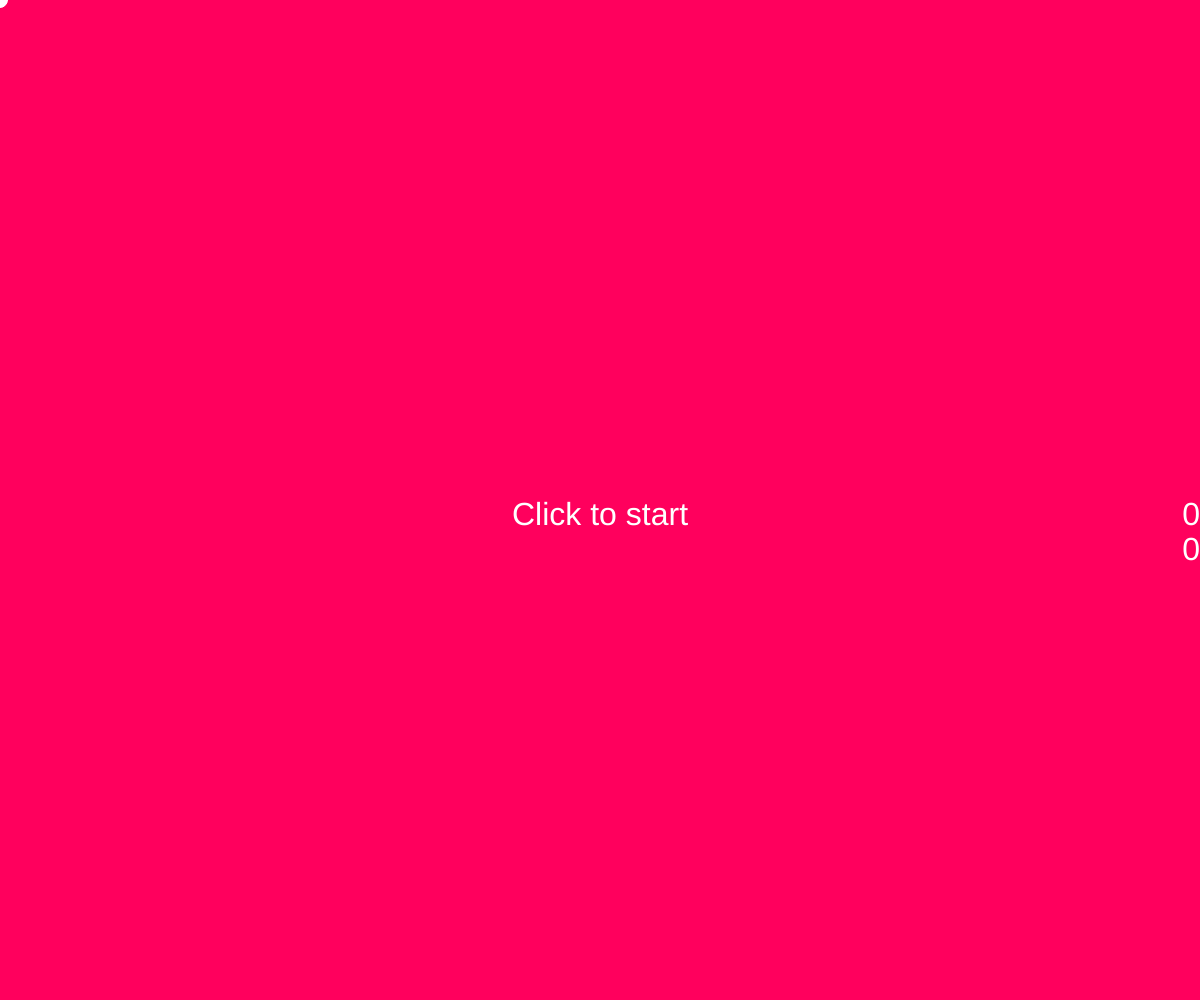
Frame 1 (no input)
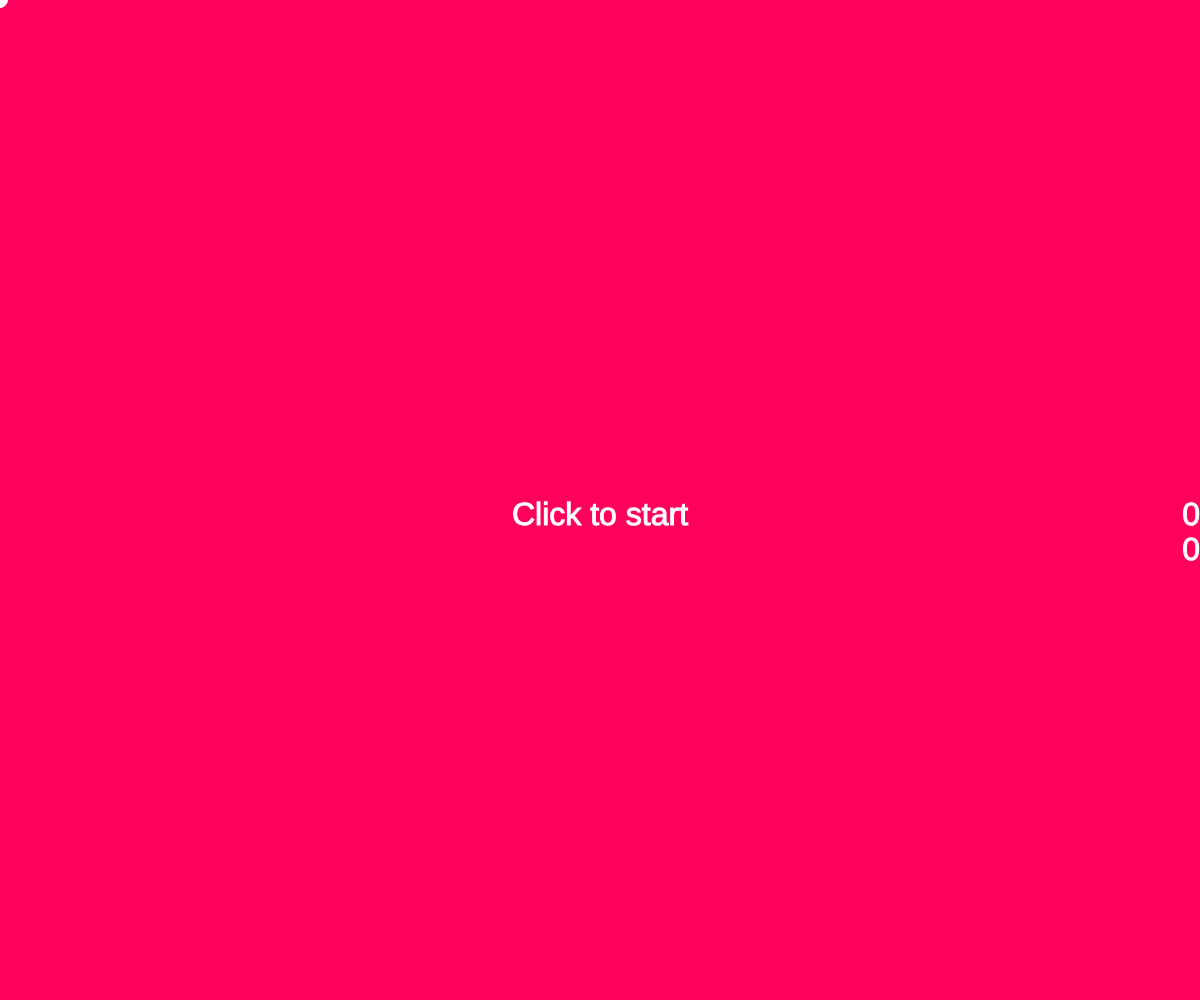
Frame 60 (no input)
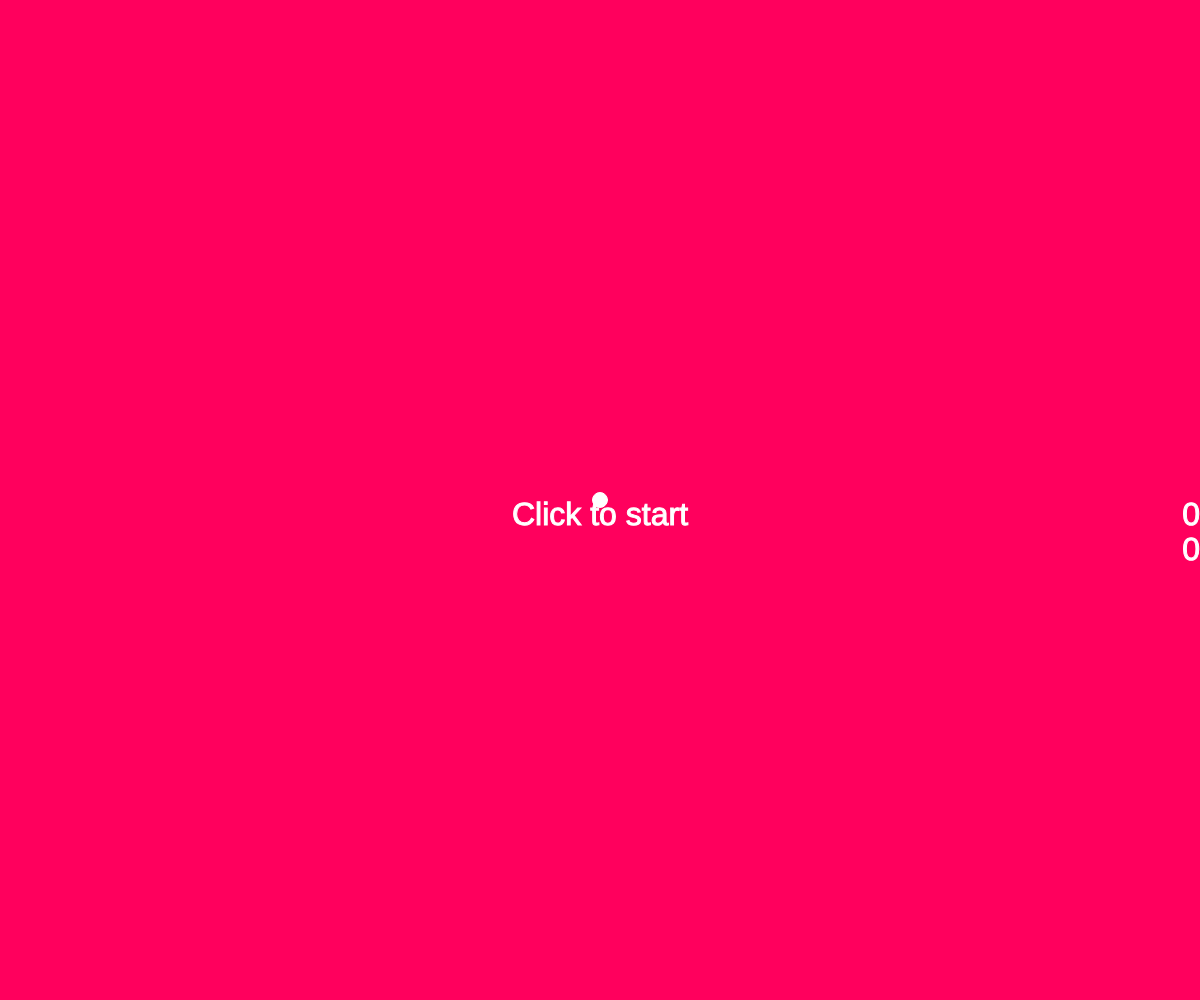
Frame 120 (the mouse pressed at the canvas centre since frame 60)

The p5.js sketch that drew these frames (run headless with seeded random() and noise() and a simulated clock; from frame 60 on, the mouse is pressed at the canvas centre):

// p5.js sketch
// ── sketch.js
const obstacles = [];
var player;
var gameState = false;
var score = 0;
var hiScore = 0;
var numPlays = 0;

function checkCollision(obs, plr) {
  if (dist(obs.x, obs.y, plr.position.x, plr.position.y) > (obs.size/2+plr.size/2)) {
    return false;
  } else {
    console.log(obs.size);
    console.log(plr.size);
    console.log(dist(obs.x, obs.y, plr.position.x, plr.position.y));
    return true;
  }
}

function setup() {
  var cnv = createCanvas(windowWidth, windowHeight);
  cnv.style('display', 'block');
  background(255, 0, 93);

  player = new Player();
}

function windowResized() {
  resizeCanvas(windowWidth, windowHeight);
}

function mouseClicked() {
  gameState = true;
  numPlays++;
}

function spawnObstacle() {
  let randNum = floor(random(4));
  switch (randNum) {
    case 0:
      obstacles.push(new Obstacle(0, random(windowHeight), random(), random(-1, 1)));
      break;
    case 1:
      obstacles.push(new Obstacle(windowWidth, random(windowHeight), -random(), random(-1, 1)));
      break;
    case 2:
      obstacles.push(new Obstacle(random(windowWidth), 0, random(-1, 1), random()));
      break;
    case 3:
      obstacles.push(new Obstacle(random(windowWidth), windowHeight, random(-1,1), -random()));
      break;
    default:
      break;
  }
}

function endGame() {
  obstacles.splice(0, obstacles.length);
}

function draw() {
  background(255, 0, 93);
  textSize(32);
  textAlign(RIGHT, TOP);
  fill(255);
  text(score, windowWidth / 2, windowHeight / 2, windowWidth/2, windowHeight/2);
  text(hiScore, windowWidth / 2, windowHeight / 2 + 35, windowWidth/2, windowHeight/2);

  if (!gameState && numPlays === 0) {
    textSize(32);
    textAlign(CENTER);
    fill(255);
    text('Click to start', windowWidth / 2, windowHeight / 2);
  } 
  else if (!gameState && numPlays != 0) {
    textSize(32);
    textAlign(CENTER);
    fill(255);
    if (score > hiScore) {
      hiScore = score;
    }
    score = 0;
    text('Game over, click to restart', windowWidth / 2, windowHeight / 2);
  } else {
    let randNum = floor(random(5)); // change rate of spawn here
    if (randNum === 0){
      spawnObstacle();
      score++;
    }
  }

  player.update();
  player.show();

  for (let i = 0; i < obstacles.length; i++) {
    if (checkCollision(obstacles[i], player)){
      endGame();
      gameState = false;
    } else {
      obstacles[i].update();
      obstacles[i].show();
    }

    if (obstacles.length){
      if (obstacles[i].x > (windowWidth + 100) || obstacles[i].x < -100 || obstacles[i].y < -100 || obstacles[i].y > (windowHeight + 100)) {
        delete obstacles[i];
        obstacles.splice(i, 1);
        (i != 0) ? i-- : i;
      }
    }
  }
}
// ── obstacle.js
class Obstacle {
    constructor(x, y, vx, vy) {
        this.x = x;
        this.y = y;
        this.vx = vx;
        this.vy = vy;
        this.size = random(25, 100);
    }

    update() {
        this.x += this.vx;
        this.y += this.vy;
    }

    show() {
        strokeWeight(1);
        stroke(0);
        noFill();
        ellipse(this.x, this.y, this.size, this.size);
    }
}
// ── player.js
class Player {
    constructor() {
        this.position = createVector(mouseX, mouseY);
        this.size = 15;
    }

    update() {
        this.position.x = mouseX;
        this.position.y = mouseY;
    }

    show() {
        strokeWeight(1);
        stroke(255);
        fill(255);
        ellipse(this.position.x, this.position.y, this.size, this.size);
    }
}
